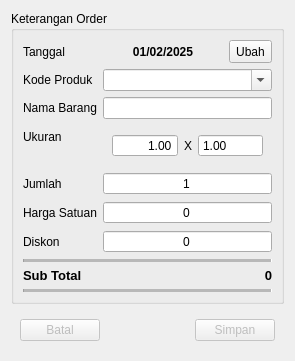
<?xml version="1.0" encoding="UTF-8"?>
<ui version="4.0">
 <class>EditOrderDialog</class>
 <widget class="QDialog" name="EditOrderDialog">
  <property name="geometry">
   <rect>
    <x>0</x>
    <y>0</y>
    <width>279</width>
    <height>337</height>
   </rect>
  </property>
  <property name="windowTitle">
   <string>Tambahkan Order</string>
  </property>
  <layout class="QVBoxLayout" name="verticalLayout">
   <item>
    <widget class="QGroupBox" name="keteranganGroup">
     <property name="enabled">
      <bool>true</bool>
     </property>
     <property name="minimumSize">
      <size>
       <width>261</width>
       <height>236</height>
      </size>
     </property>
     <property name="title">
      <string>Keterangan Order</string>
     </property>
     <layout class="QFormLayout" name="formLayout">
      <property name="sizeConstraint">
       <enum>QLayout::SetMinimumSize</enum>
      </property>
      <item row="0" column="0">
       <widget class="QLabel" name="label_7">
        <property name="text">
         <string>Tanggal</string>
        </property>
       </widget>
      </item>
      <item row="0" column="1">
       <layout class="QHBoxLayout" name="horizontalLayout" stretch="1,0">
        <item>
         <widget class="QLabel" name="lDate">
          <property name="font">
           <font>
            <weight>75</weight>
            <bold>true</bold>
           </font>
          </property>
          <property name="text">
           <string>01/02/2025</string>
          </property>
          <property name="alignment">
           <set>Qt::AlignCenter</set>
          </property>
         </widget>
        </item>
        <item>
         <widget class="QToolButton" name="pickDate">
          <property name="sizePolicy">
           <sizepolicy hsizetype="Minimum" vsizetype="Fixed">
            <horstretch>0</horstretch>
            <verstretch>0</verstretch>
           </sizepolicy>
          </property>
          <property name="minimumSize">
           <size>
            <width>40</width>
            <height>23</height>
           </size>
          </property>
          <property name="text">
           <string>Ubah</string>
          </property>
         </widget>
        </item>
       </layout>
      </item>
      <item row="1" column="0">
       <widget class="QLabel" name="label">
        <property name="text">
         <string>Kode Produk</string>
        </property>
       </widget>
      </item>
      <item row="1" column="1">
       <widget class="QComboBox" name="productBox">
        <property name="editable">
         <bool>true</bool>
        </property>
       </widget>
      </item>
      <item row="2" column="0">
       <widget class="QLabel" name="label_2">
        <property name="text">
         <string>Nama Barang</string>
        </property>
       </widget>
      </item>
      <item row="2" column="1">
       <widget class="QLineEdit" name="nameEdit"/>
      </item>
      <item row="3" column="0">
       <widget class="QLabel" name="label_3">
        <property name="text">
         <string>Ukuran</string>
        </property>
       </widget>
      </item>
      <item row="3" column="1">
       <widget class="QWidget" name="sizeInput" native="true">
        <property name="minimumSize">
         <size>
          <width>169</width>
          <height>33</height>
         </size>
        </property>
        <layout class="QHBoxLayout" name="horizontalLayout_2" stretch="1,0,1">
         <property name="sizeConstraint">
          <enum>QLayout::SetMinAndMaxSize</enum>
         </property>
         <item>
          <widget class="QDoubleSpinBox" name="spinWidth">
           <property name="toolTip">
            <string>Panjang</string>
           </property>
           <property name="alignment">
            <set>Qt::AlignRight|Qt::AlignTrailing|Qt::AlignVCenter</set>
           </property>
           <property name="buttonSymbols">
            <enum>QAbstractSpinBox::NoButtons</enum>
           </property>
           <property name="maximum">
            <double>2000.000000000000000</double>
           </property>
           <property name="singleStep">
            <double>0.500000000000000</double>
           </property>
           <property name="value">
            <double>1.000000000000000</double>
           </property>
          </widget>
         </item>
         <item>
          <widget class="QLabel" name="label_4">
           <property name="text">
            <string>X</string>
           </property>
           <property name="alignment">
            <set>Qt::AlignCenter</set>
           </property>
          </widget>
         </item>
         <item>
          <widget class="QDoubleSpinBox" name="spinHeight">
           <property name="toolTip">
            <string>Tinggi</string>
           </property>
           <property name="alignment">
            <set>Qt::AlignLeading|Qt::AlignLeft|Qt::AlignVCenter</set>
           </property>
           <property name="buttonSymbols">
            <enum>QAbstractSpinBox::NoButtons</enum>
           </property>
           <property name="maximum">
            <double>2000.000000000000000</double>
           </property>
           <property name="singleStep">
            <double>0.500000000000000</double>
           </property>
           <property name="value">
            <double>1.000000000000000</double>
           </property>
          </widget>
         </item>
        </layout>
       </widget>
      </item>
      <item row="4" column="0">
       <widget class="QLabel" name="label_5">
        <property name="text">
         <string>Jumlah</string>
        </property>
       </widget>
      </item>
      <item row="4" column="1">
       <widget class="QSpinBox" name="spinQty">
        <property name="alignment">
         <set>Qt::AlignCenter</set>
        </property>
        <property name="buttonSymbols">
         <enum>QAbstractSpinBox::NoButtons</enum>
        </property>
        <property name="showGroupSeparator" stdset="0">
         <bool>true</bool>
        </property>
        <property name="minimum">
         <number>1</number>
        </property>
        <property name="maximum">
         <number>999999</number>
        </property>
       </widget>
      </item>
      <item row="5" column="0">
       <widget class="QLabel" name="label_6">
        <property name="text">
         <string>Harga Satuan</string>
        </property>
       </widget>
      </item>
      <item row="5" column="1">
       <widget class="QSpinBox" name="spinPrice">
        <property name="alignment">
         <set>Qt::AlignCenter</set>
        </property>
        <property name="buttonSymbols">
         <enum>QAbstractSpinBox::NoButtons</enum>
        </property>
        <property name="showGroupSeparator" stdset="0">
         <bool>true</bool>
        </property>
        <property name="minimum">
         <number>0</number>
        </property>
        <property name="maximum">
         <number>999999</number>
        </property>
        <property name="singleStep">
         <number>500</number>
        </property>
        <property name="value">
         <number>0</number>
        </property>
       </widget>
      </item>
      <item row="6" column="0">
       <widget class="QLabel" name="label_8">
        <property name="text">
         <string>Diskon</string>
        </property>
       </widget>
      </item>
      <item row="7" column="0" colspan="2">
       <widget class="Line" name="line">
        <property name="frameShadow">
         <enum>QFrame::Sunken</enum>
        </property>
        <property name="midLineWidth">
         <number>5</number>
        </property>
        <property name="orientation">
         <enum>Qt::Horizontal</enum>
        </property>
       </widget>
      </item>
      <item row="8" column="0">
       <widget class="QLabel" name="label_9">
        <property name="font">
         <font>
          <pointsize>10</pointsize>
          <weight>75</weight>
          <bold>true</bold>
         </font>
        </property>
        <property name="text">
         <string>Sub Total</string>
        </property>
       </widget>
      </item>
      <item row="8" column="1">
       <widget class="QLabel" name="lSubT">
        <property name="font">
         <font>
          <pointsize>10</pointsize>
          <weight>75</weight>
          <bold>true</bold>
         </font>
        </property>
        <property name="text">
         <string>0</string>
        </property>
        <property name="alignment">
         <set>Qt::AlignRight|Qt::AlignTrailing|Qt::AlignVCenter</set>
        </property>
       </widget>
      </item>
      <item row="9" column="0" colspan="2">
       <widget class="Line" name="line_2">
        <property name="frameShadow">
         <enum>QFrame::Sunken</enum>
        </property>
        <property name="midLineWidth">
         <number>5</number>
        </property>
        <property name="orientation">
         <enum>Qt::Horizontal</enum>
        </property>
       </widget>
      </item>
      <item row="6" column="1">
       <widget class="QSpinBox" name="spinDiscount">
        <property name="alignment">
         <set>Qt::AlignCenter</set>
        </property>
        <property name="buttonSymbols">
         <enum>QAbstractSpinBox::NoButtons</enum>
        </property>
        <property name="maximum">
         <number>999999</number>
        </property>
        <property name="singleStep">
         <number>500</number>
        </property>
       </widget>
      </item>
     </layout>
    </widget>
   </item>
   <item>
    <widget class="QWidget" name="buttonContainer" native="true">
     <property name="enabled">
      <bool>false</bool>
     </property>
     <layout class="QHBoxLayout" name="horizontalLayout_3">
      <item>
       <widget class="QPushButton" name="cancelButton">
        <property name="text">
         <string>Batal</string>
        </property>
        <property name="autoDefault">
         <bool>false</bool>
        </property>
       </widget>
      </item>
      <item>
       <spacer name="horizontalSpacer">
        <property name="orientation">
         <enum>Qt::Horizontal</enum>
        </property>
        <property name="sizeHint" stdset="0">
         <size>
          <width>40</width>
          <height>20</height>
         </size>
        </property>
       </spacer>
      </item>
      <item>
       <widget class="QPushButton" name="saveButton">
        <property name="text">
         <string>Simpan</string>
        </property>
        <property name="autoDefault">
         <bool>false</bool>
        </property>
       </widget>
      </item>
     </layout>
    </widget>
   </item>
  </layout>
 </widget>
 <tabstops>
  <tabstop>pickDate</tabstop>
  <tabstop>productBox</tabstop>
  <tabstop>nameEdit</tabstop>
  <tabstop>spinWidth</tabstop>
  <tabstop>spinHeight</tabstop>
  <tabstop>spinQty</tabstop>
  <tabstop>spinPrice</tabstop>
  <tabstop>cancelButton</tabstop>
  <tabstop>saveButton</tabstop>
 </tabstops>
 <resources/>
 <connections/>
</ui>
